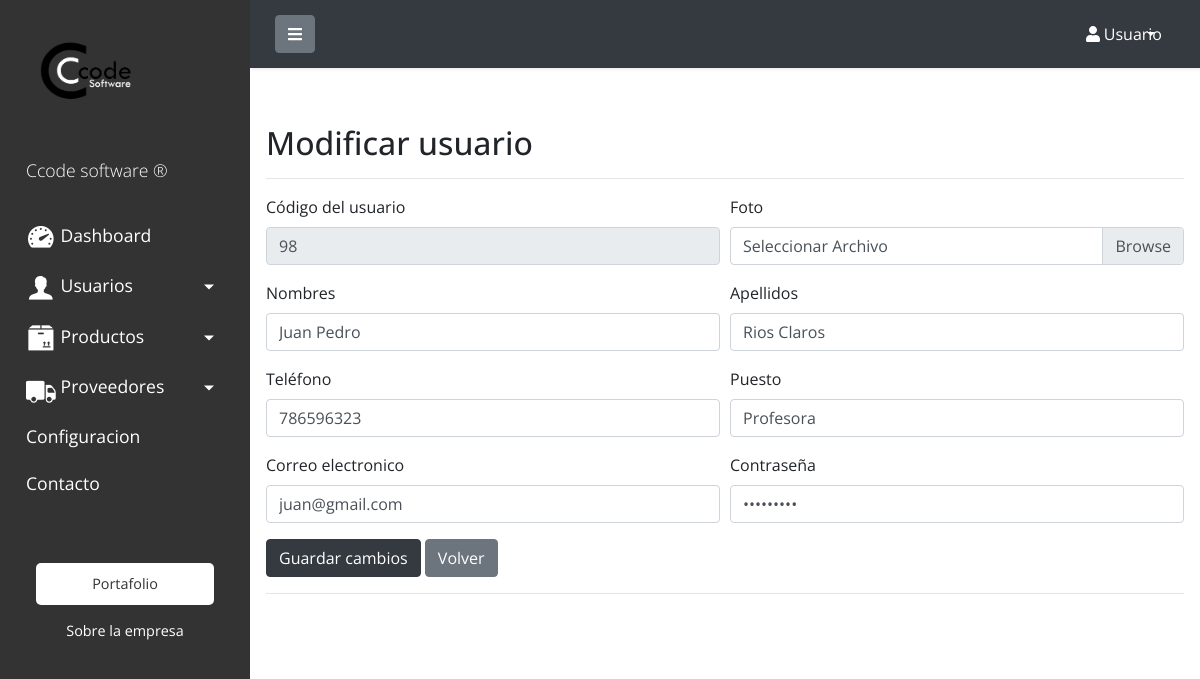
The app's page /editar_usuario.php?codigo=98&accion=actualizar with its own data.
### tables this page shows
CREATE TABLE `usuarios` (
  `codigo` int(11) NOT NULL,
  `nombres` varchar(30) NOT NULL,
  `apellidos` varchar(30) NOT NULL,
  `telefono` varchar(15) NOT NULL,
  `puesto` varchar(30) NOT NULL,
  `correo` varchar(25) NOT NULL,
  `contrasena` varchar(30) NOT NULL
);

### crud_usuario.php (called while the page is built, shortened)
<?php
    class CrudUsuario{
        public function buscar($codigo){
            $con_db = Conexion::conectar();
            $buscar = $con_db->prepare('SELECT * FROM usuarios WHERE codigo=:codigo');
            $buscar->bindValue('codigo', $codigo);
            $buscar->execute();
            $usuario = $buscar->fetch();
            $myUsuario = new Usuario();
            $myUsuario->setCodigo($usuario['codigo']);
            $myUsuario->setNombre($usuario['nombres']);
            $myUsuario->setApellido($usuario['apellidos']);
            $myUsuario->setTelefono($usuario['telefono']);
            $myUsuario->setPuesto($usuario['puesto']);
            $myUsuario->setCorreo($usuario['correo']);
            $myUsuario->setContrasena($usuario['contrasena']);
            return $myUsuario;
        }
    }
?>

### usuario.php (called while the page is built, shortened)
<?php
    class Usuario{
        private $codigo;
        private $nombres;
        private $apellidos;
        private $telefono;
        private $puesto;
        private $correo;
        private $contraseña;
        public function getNombre(){
            return $this->nombres;
        }
        public function getApellido(){
            return $this->apellidos;
        }
        public function getTelefono(){
            return $this->telefono;
        }
        public function getPuesto(){
            return $this->puesto;
        }
        public function getCorreo(){
            return $this->correo;
        }
        public function getContrasena(){
            return $this->contraseña;
        }
        public function getCodigo(){
            return $this->codigo;
        }
        public function setNombre($nombres){
            $this->nombres = $nombres;
        }
        public function setApellido($apellidos){
            $this->apellidos = $apellidos;
        }
        public function setTelefono($telefono){
            $this->telefono = $telefono;
        }
        public function setPuesto($puesto){
            $this->puesto = $puesto;
        }
        public function setCorreo($correo){
            $this->correo = $correo;
        }
        public function setContrasena($contraseña){
            $this->contraseña = $contraseña;
        }
        public function setCodigo($codigo){
            $this->codigo = $codigo;
        }
    }
?>

### editar_usuario.php (the view, shortened to what this page needs)
<?php include 'include/header.php' ?>
<?php
  require_once('usuario.php');
  require_once('crud_usuario.php');
  $crud = new CrudUsuario();
  $usuario = $crud->buscar($_GET['codigo']);
?>
<div class="">
                  <span class="h2">Modificar usuario</span>
                </div><hr/>
                <form method="POST" name="formUsuario" action="usuario_controller.php">
                    <div class="form-row">
                      <div class="form-group col-md-6">
                        <label for="">Código del usuario</label>
                        <input type="text" class="form-control " name="codUsuario" placeholder="Código del usuario" value='<?php echo $usuario->getCodigo()?>' required readonly>
                      </div>
                      <div class="form-group col-md-6">
                      <label for="">Foto</label>
                        <div class="custom-file">
                          <label class="custom-file-label" for="customFileLang">Seleccionar Archivo</label>
                        </div>
                      </div>
                      <div class="form-group col-md-6">
                        <label for="">Nombres</label>
                        <input type="text" class="form-control" name="nombres" placeholder="Nombre" value='<?php echo $usuario->getNombre()?>' required>
                      </div>
                      <div class="form-group col-md-6">
                        <label for="">Apellidos</label>
                        <input type="text" class="form-control" name="apellidos" placeholder="Apellido" value='<?php echo $usuario->getApellido()?>' required>
                      </div>
                      <div class="form-group col-md-6">
                        <label for="">Teléfono</label>
                        <input type="number"  class="form-control" name="telefono" placeholder="Numero de telefono" value='<?php echo $usuario->getTelefono()?>' required>
                      </div>
                      <div class="form-group col-md-6">
                        <label for="">Puesto</label>
                        <input type="text" class="form-control" name="puesto" placeholder="Puesto" value='<?php echo $usuario->getPuesto()?>' required>
                      </div>
                      <div class="form-group col-md-6">
                        <label for="">Correo electronico</label>
                        <input type="email"  class="form-control" name="correo" placeholder="Correo electronico" value='<?php echo $usuario->getCorreo()?>' required>
                      </div>
                      <div class="form-group col-md-6">
                        <label for="">Contraseña</label>
                        <input type="password" class="form-control" name="contrasena" placeholder="Contraseña" value='<?php echo $usuario->getContrasena()?>' required>
                      </div>
                    </div>
                    <button type="submit" class="btn btn-dark" value="guardar">Guardar cambios</button>
                    <a href="listado_usuario.php" class="btn btn-secondary">Volver</a>
                </form>
                <hr/>
              </div>
<?php include 'include/footer.php' ?>

### style.css (style rules this page uses)
body { font-family: 'Open Sans', sans-serif; background: #ffffff; }
a, a:hover, a:focus { color: inherit; text-decoration: none; transition: all 0.3s; }

### records on screen
usuarios: codUsuario "98", nombres "Juan Pedro", apellidos "Rios Claros", telefono "786596323", puesto "Profesora", correo "juan@gmail.com"
